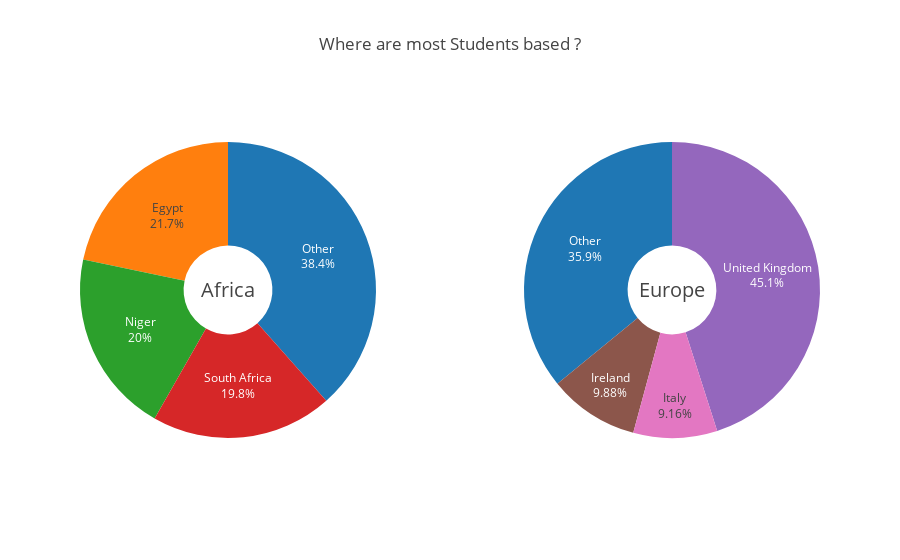
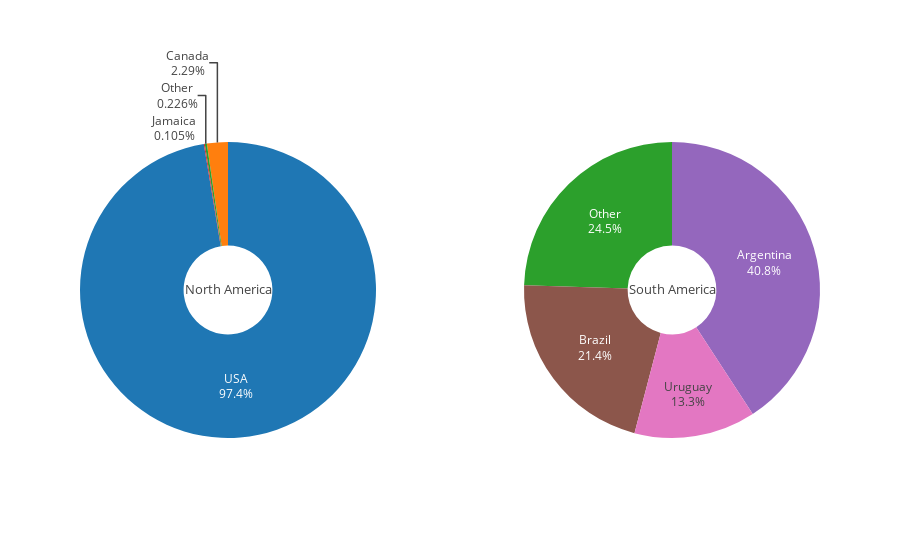
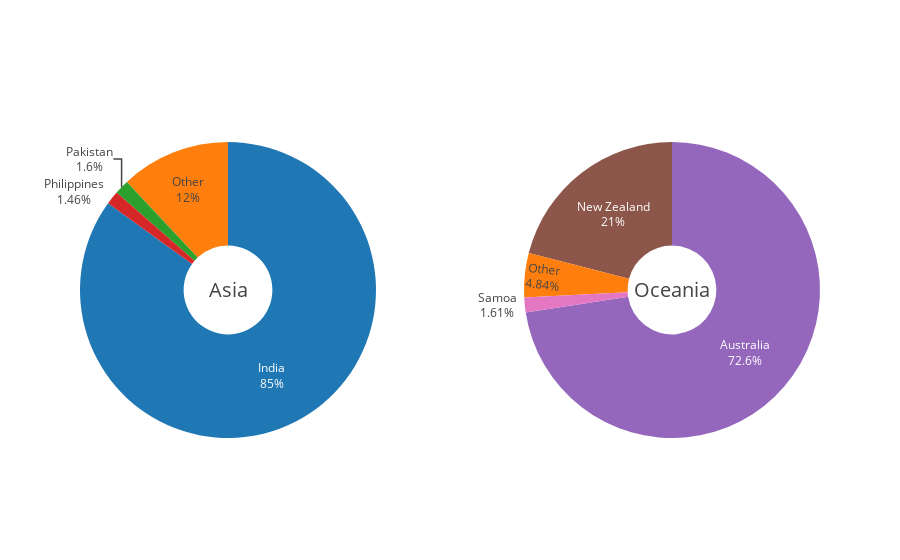

Source (notebook cell) for these figures, in order:
### Code cell
charts = []
for c in continents:
    gp = count_students_per_country[count_students_per_country['Country Continent'] == c]
    labels = list(gp.head(3)['Country Name'])
    values = list(gp.head(3)['Count Students'])
    labels.append('Other')
    values.append(gp.tail(len(gp) - 3)['Count Students'].sum())
    charts.append({
        'type': 'pie',
        'title': { 'text': c, 'font': {'size': 20}},
        'name': c,
        'labels': labels,
        'values': values,
        'textinfo': 'label+percent',
        'showlegend': False,
        'hole': .3
    })
    #print(labels)
    #print(values)

for i in range(len(charts)):
        charts[i]['domain'] = {'x': [0, .4] if i%2 == 0 else [.6, 1] , 'y': [0, 1]}

fig = {
    'data': charts[:2],
    'layout': {
        'title': 'Where are most Students based ?'
    }
}
iplot(fig)
fig = {
    'data': charts[2:4]
}
iplot(fig)
fig = {
    'data': charts[4:6]
}
iplot(fig)

### Figure 1 — Plotly figure (JSON) as saved in the notebook; plotly's stock layout.template omitted (floating-point values rounded to 4 significant figures)
{"data": [{"domain": {"x": [0, 0.4], "y": [0, 1]}, "hole": 0.3, "labels": ["Egypt", "Niger", "South Africa", "Other"], "name": "Africa", "showlegend": false, "textinfo": "label+percent", "title": {"font": {"size": 20}, "text": "Africa"}, "type": "pie", "uid": "2234519a-815d-47ed-84b8-f2a20a37a25f", "values": [92, 85, 84, 163]}, {"domain": {"x": [0.6, 1], "y": [0, 1]}, "hole": 0.3, "labels": ["United Kingdom", "Ireland", "Italy", "Other"], "name": "Europe", "showlegend": false, "textinfo": "label+percent", "title": {"font": {"size": 20}, "text": "Europe"}, "type": "pie", "uid": "2a688805-d96c-487b-be50-136d99923e7a", "values": [187, 41, 38, 149]}], "layout": {"title": {"text": "Where are most Students based ?"}}}

### Figure 2 — Plotly figure (JSON) as saved in the notebook; plotly's stock layout.template omitted (floating-point values rounded to 4 significant figures)
{"data": [{"domain": {"x": [0, 0.4], "y": [0, 1]}, "hole": 0.3, "labels": ["USA", "Canada", "Jamaica", "Other"], "name": "North America", "showlegend": false, "textinfo": "label+percent", "title": {"font": {"size": 20}, "text": "North America"}, "type": "pie", "uid": "f5620626-aff5-4b5f-96af-b23da0e6c05d", "values": [24153, 567, 26, 56]}, {"domain": {"x": [0.6, 1], "y": [0, 1]}, "hole": 0.3, "labels": ["Argentina", "Brazil", "Uruguay", "Other"], "name": "South America", "showlegend": false, "textinfo": "label+percent", "title": {"font": {"size": 20}, "text": "South America"}, "type": "pie", "uid": "6513038b-14f8-4098-8ca5-78f1f7fee8d1", "values": [40, 21, 13, 24]}], "layout": {}}

### Figure 3 — Plotly figure (JSON) as saved in the notebook; plotly's stock layout.template omitted (floating-point values rounded to 4 significant figures)
{"data": [{"domain": {"x": [0, 0.4], "y": [0, 1]}, "hole": 0.3, "labels": ["India", "Pakistan", "Philippines", "Other"], "name": "Asia", "showlegend": false, "textinfo": "label+percent", "title": {"font": {"size": 20}, "text": "Asia"}, "type": "pie", "uid": "450133b0-cfdf-4570-bf28-03e316029305", "values": [2555, 48, 44, 360]}, {"domain": {"x": [0.6, 1], "y": [0, 1]}, "hole": 0.3, "labels": ["Australia", "New Zealand", "Samoa", "Other"], "name": "Oceania", "showlegend": false, "textinfo": "label+percent", "title": {"font": {"size": 20}, "text": "Oceania"}, "type": "pie", "uid": "c2a6f38c-5977-47d3-8d7a-24caacce6ab5", "values": [45, 13, 1, 3]}], "layout": {}}
